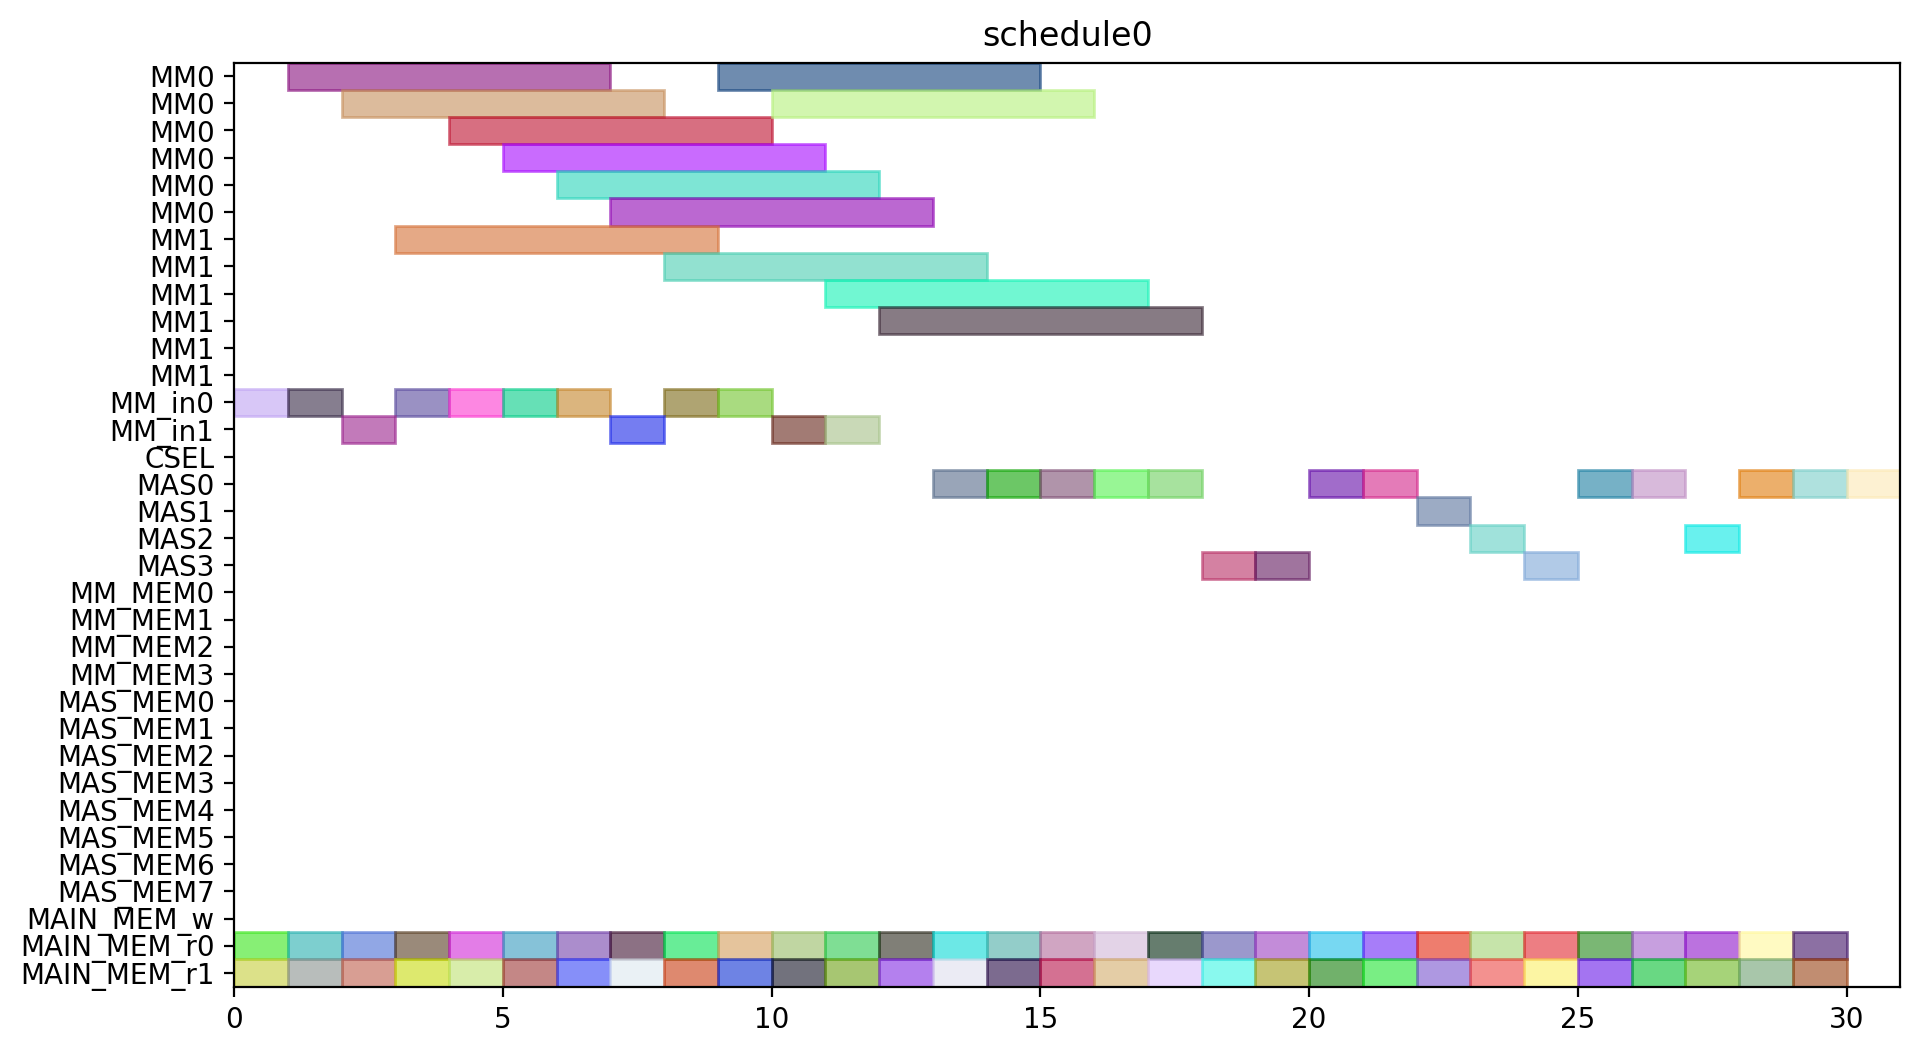

Recreate this plot in Python.
from pyschedule import Scenario, solvers, plotters, alt


def solve():
	horizon = 120
	S = Scenario("schedule0", horizon=horizon)

	# resource
	MM = S.Resources('MM', num=2, size=6)
	MM_in = S.Resources('MM_in', num=2)
	CSEL = S.Resource('CSEL')
	MAS = S.Resources('MAS', num=4, size=1, periods=range(1, horizon))
	MM_MEM = S.Resources('MM_MEM', num=4)
	MAS_MEM = S.Resources('MAS_MEM', num=8)
	MAIN_MEM_w = S.Resource('MAIN_MEM_w', size=1)
	MAIN_MEM_r = S.Resources('MAIN_MEM_r', num=2)

	# result of previous scheduling

	# new tasks
	T1_t0 = S.Task('T1_t0', length=1, delay_cost=1)
	T1_t0 += alt(MAS)
	T1_t0_mem0 = S.Task('T1_t0_mem0', length=1, delay_cost=1)
	T1_t0_mem0 += MAIN_MEM_r[0]
	S += T1_t0_mem0 <= T1_t0

	T1_t0_mem1 = S.Task('T1_t0_mem1', length=1, delay_cost=1)
	T1_t0_mem1 += MAIN_MEM_r[1]
	S += T1_t0_mem1 <= T1_t0

	T1_t1 = S.Task('T1_t1', length=1, delay_cost=1)
	T1_t1 += alt(MAS)
	T1_t1_mem0 = S.Task('T1_t1_mem0', length=1, delay_cost=1)
	T1_t1_mem0 += MAIN_MEM_r[0]
	S += T1_t1_mem0 <= T1_t1

	T1_t1_mem1 = S.Task('T1_t1_mem1', length=1, delay_cost=1)
	T1_t1_mem1 += MAIN_MEM_r[1]
	S += T1_t1_mem1 <= T1_t1

	T1_t3 = S.Task('T1_t3', length=6, delay_cost=1)
	T1_t3 += alt(MM)
	T1_t3_in = S.Task('T1_t3_in', length=1, delay_cost=1)
	T1_t3_in += alt(MM_in)
	S += T1_t3_in*MM_in[0]<=T1_t3*MM[0]
	S += T1_t3_in*MM_in[1]<=T1_t3*MM[1]
	T1_t3_mem0 = S.Task('T1_t3_mem0', length=1, delay_cost=1)
	T1_t3_mem0 += MAIN_MEM_r[0]
	S += T1_t3_mem0 <= T1_t3

	T1_t3_mem1 = S.Task('T1_t3_mem1', length=1, delay_cost=1)
	T1_t3_mem1 += MAIN_MEM_r[1]
	S += T1_t3_mem1 <= T1_t3

	T2_t0 = S.Task('T2_t0', length=6, delay_cost=1)
	T2_t0 += alt(MM)
	T2_t0_in = S.Task('T2_t0_in', length=1, delay_cost=1)
	T2_t0_in += alt(MM_in)
	S += T2_t0_in*MM_in[0]<=T2_t0*MM[0]
	S += T2_t0_in*MM_in[1]<=T2_t0*MM[1]
	T2_t0_mem0 = S.Task('T2_t0_mem0', length=1, delay_cost=1)
	T2_t0_mem0 += MAIN_MEM_r[0]
	S += T2_t0_mem0 <= T2_t0

	T2_t0_mem1 = S.Task('T2_t0_mem1', length=1, delay_cost=1)
	T2_t0_mem1 += MAIN_MEM_r[1]
	S += T2_t0_mem1 <= T2_t0

	T2_t1 = S.Task('T2_t1', length=6, delay_cost=1)
	T2_t1 += alt(MM)
	T2_t1_in = S.Task('T2_t1_in', length=1, delay_cost=1)
	T2_t1_in += alt(MM_in)
	S += T2_t1_in*MM_in[0]<=T2_t1*MM[0]
	S += T2_t1_in*MM_in[1]<=T2_t1*MM[1]
	T2_t1_mem0 = S.Task('T2_t1_mem0', length=1, delay_cost=1)
	T2_t1_mem0 += MAIN_MEM_r[0]
	S += T2_t1_mem0 <= T2_t1

	T2_t1_mem1 = S.Task('T2_t1_mem1', length=1, delay_cost=1)
	T2_t1_mem1 += MAIN_MEM_r[1]
	S += T2_t1_mem1 <= T2_t1

	T2_t2 = S.Task('T2_t2', length=1, delay_cost=1)
	T2_t2 += alt(MAS)
	T2_t2_mem0 = S.Task('T2_t2_mem0', length=1, delay_cost=1)
	T2_t2_mem0 += MAIN_MEM_r[0]
	S += T2_t2_mem0 <= T2_t2

	T2_t2_mem1 = S.Task('T2_t2_mem1', length=1, delay_cost=1)
	T2_t2_mem1 += MAIN_MEM_r[1]
	S += T2_t2_mem1 <= T2_t2

	T2_t3 = S.Task('T2_t3', length=1, delay_cost=1)
	T2_t3 += alt(MAS)
	T2_t3_mem0 = S.Task('T2_t3_mem0', length=1, delay_cost=1)
	T2_t3_mem0 += MAIN_MEM_r[0]
	S += T2_t3_mem0 <= T2_t3

	T2_t3_mem1 = S.Task('T2_t3_mem1', length=1, delay_cost=1)
	T2_t3_mem1 += MAIN_MEM_r[1]
	S += T2_t3_mem1 <= T2_t3

	T3_t0 = S.Task('T3_t0', length=6, delay_cost=1)
	T3_t0 += alt(MM)
	T3_t0_in = S.Task('T3_t0_in', length=1, delay_cost=1)
	T3_t0_in += alt(MM_in)
	S += T3_t0_in*MM_in[0]<=T3_t0*MM[0]
	S += T3_t0_in*MM_in[1]<=T3_t0*MM[1]
	T3_t0_mem0 = S.Task('T3_t0_mem0', length=1, delay_cost=1)
	T3_t0_mem0 += MAIN_MEM_r[0]
	S += T3_t0_mem0 <= T3_t0

	T3_t0_mem1 = S.Task('T3_t0_mem1', length=1, delay_cost=1)
	T3_t0_mem1 += MAIN_MEM_r[1]
	S += T3_t0_mem1 <= T3_t0

	T3_t1 = S.Task('T3_t1', length=6, delay_cost=1)
	T3_t1 += alt(MM)
	T3_t1_in = S.Task('T3_t1_in', length=1, delay_cost=1)
	T3_t1_in += alt(MM_in)
	S += T3_t1_in*MM_in[0]<=T3_t1*MM[0]
	S += T3_t1_in*MM_in[1]<=T3_t1*MM[1]
	T3_t1_mem0 = S.Task('T3_t1_mem0', length=1, delay_cost=1)
	T3_t1_mem0 += MAIN_MEM_r[0]
	S += T3_t1_mem0 <= T3_t1

	T3_t1_mem1 = S.Task('T3_t1_mem1', length=1, delay_cost=1)
	T3_t1_mem1 += MAIN_MEM_r[1]
	S += T3_t1_mem1 <= T3_t1

	T3_t2 = S.Task('T3_t2', length=1, delay_cost=1)
	T3_t2 += alt(MAS)
	T3_t2_mem0 = S.Task('T3_t2_mem0', length=1, delay_cost=1)
	T3_t2_mem0 += MAIN_MEM_r[0]
	S += T3_t2_mem0 <= T3_t2

	T3_t2_mem1 = S.Task('T3_t2_mem1', length=1, delay_cost=1)
	T3_t2_mem1 += MAIN_MEM_r[1]
	S += T3_t2_mem1 <= T3_t2

	T3_t3 = S.Task('T3_t3', length=1, delay_cost=1)
	T3_t3 += alt(MAS)
	T3_t3_mem0 = S.Task('T3_t3_mem0', length=1, delay_cost=1)
	T3_t3_mem0 += MAIN_MEM_r[0]
	S += T3_t3_mem0 <= T3_t3

	T3_t3_mem1 = S.Task('T3_t3_mem1', length=1, delay_cost=1)
	T3_t3_mem1 += MAIN_MEM_r[1]
	S += T3_t3_mem1 <= T3_t3

	T4_t0 = S.Task('T4_t0', length=6, delay_cost=1)
	T4_t0 += alt(MM)
	T4_t0_in = S.Task('T4_t0_in', length=1, delay_cost=1)
	T4_t0_in += alt(MM_in)
	S += T4_t0_in*MM_in[0]<=T4_t0*MM[0]
	S += T4_t0_in*MM_in[1]<=T4_t0*MM[1]
	T4_t0_mem0 = S.Task('T4_t0_mem0', length=1, delay_cost=1)
	T4_t0_mem0 += MAIN_MEM_r[0]
	S += T4_t0_mem0 <= T4_t0

	T4_t0_mem1 = S.Task('T4_t0_mem1', length=1, delay_cost=1)
	T4_t0_mem1 += MAIN_MEM_r[1]
	S += T4_t0_mem1 <= T4_t0

	T4_t1 = S.Task('T4_t1', length=6, delay_cost=1)
	T4_t1 += alt(MM)
	T4_t1_in = S.Task('T4_t1_in', length=1, delay_cost=1)
	T4_t1_in += alt(MM_in)
	S += T4_t1_in*MM_in[0]<=T4_t1*MM[0]
	S += T4_t1_in*MM_in[1]<=T4_t1*MM[1]
	T4_t1_mem0 = S.Task('T4_t1_mem0', length=1, delay_cost=1)
	T4_t1_mem0 += MAIN_MEM_r[0]
	S += T4_t1_mem0 <= T4_t1

	T4_t1_mem1 = S.Task('T4_t1_mem1', length=1, delay_cost=1)
	T4_t1_mem1 += MAIN_MEM_r[1]
	S += T4_t1_mem1 <= T4_t1

	T4_t2 = S.Task('T4_t2', length=1, delay_cost=1)
	T4_t2 += alt(MAS)
	T4_t2_mem0 = S.Task('T4_t2_mem0', length=1, delay_cost=1)
	T4_t2_mem0 += MAIN_MEM_r[0]
	S += T4_t2_mem0 <= T4_t2

	T4_t2_mem1 = S.Task('T4_t2_mem1', length=1, delay_cost=1)
	T4_t2_mem1 += MAIN_MEM_r[1]
	S += T4_t2_mem1 <= T4_t2

	T4_t3 = S.Task('T4_t3', length=1, delay_cost=1)
	T4_t3 += alt(MAS)
	T4_t3_mem0 = S.Task('T4_t3_mem0', length=1, delay_cost=1)
	T4_t3_mem0 += MAIN_MEM_r[0]
	S += T4_t3_mem0 <= T4_t3

	T4_t3_mem1 = S.Task('T4_t3_mem1', length=1, delay_cost=1)
	T4_t3_mem1 += MAIN_MEM_r[1]
	S += T4_t3_mem1 <= T4_t3

	T5_t0 = S.Task('T5_t0', length=1, delay_cost=1)
	T5_t0 += alt(MAS)
	T5_t0_mem0 = S.Task('T5_t0_mem0', length=1, delay_cost=1)
	T5_t0_mem0 += MAIN_MEM_r[0]
	S += T5_t0_mem0 <= T5_t0

	T5_t0_mem1 = S.Task('T5_t0_mem1', length=1, delay_cost=1)
	T5_t0_mem1 += MAIN_MEM_r[1]
	S += T5_t0_mem1 <= T5_t0

	T5_t1 = S.Task('T5_t1', length=1, delay_cost=1)
	T5_t1 += alt(MAS)
	T5_t1_mem0 = S.Task('T5_t1_mem0', length=1, delay_cost=1)
	T5_t1_mem0 += MAIN_MEM_r[0]
	S += T5_t1_mem0 <= T5_t1

	T5_t1_mem1 = S.Task('T5_t1_mem1', length=1, delay_cost=1)
	T5_t1_mem1 += MAIN_MEM_r[1]
	S += T5_t1_mem1 <= T5_t1

	T5_t3 = S.Task('T5_t3', length=6, delay_cost=1)
	T5_t3 += alt(MM)
	T5_t3_in = S.Task('T5_t3_in', length=1, delay_cost=1)
	T5_t3_in += alt(MM_in)
	S += T5_t3_in*MM_in[0]<=T5_t3*MM[0]
	S += T5_t3_in*MM_in[1]<=T5_t3*MM[1]
	T5_t3_mem0 = S.Task('T5_t3_mem0', length=1, delay_cost=1)
	T5_t3_mem0 += MAIN_MEM_r[0]
	S += T5_t3_mem0 <= T5_t3

	T5_t3_mem1 = S.Task('T5_t3_mem1', length=1, delay_cost=1)
	T5_t3_mem1 += MAIN_MEM_r[1]
	S += T5_t3_mem1 <= T5_t3

	T6_t0 = S.Task('T6_t0', length=6, delay_cost=1)
	T6_t0 += alt(MM)
	T6_t0_in = S.Task('T6_t0_in', length=1, delay_cost=1)
	T6_t0_in += alt(MM_in)
	S += T6_t0_in*MM_in[0]<=T6_t0*MM[0]
	S += T6_t0_in*MM_in[1]<=T6_t0*MM[1]
	T6_t0_mem0 = S.Task('T6_t0_mem0', length=1, delay_cost=1)
	T6_t0_mem0 += MAIN_MEM_r[0]
	S += T6_t0_mem0 <= T6_t0

	T6_t0_mem1 = S.Task('T6_t0_mem1', length=1, delay_cost=1)
	T6_t0_mem1 += MAIN_MEM_r[1]
	S += T6_t0_mem1 <= T6_t0

	T6_t1 = S.Task('T6_t1', length=6, delay_cost=1)
	T6_t1 += alt(MM)
	T6_t1_in = S.Task('T6_t1_in', length=1, delay_cost=1)
	T6_t1_in += alt(MM_in)
	S += T6_t1_in*MM_in[0]<=T6_t1*MM[0]
	S += T6_t1_in*MM_in[1]<=T6_t1*MM[1]
	T6_t1_mem0 = S.Task('T6_t1_mem0', length=1, delay_cost=1)
	T6_t1_mem0 += MAIN_MEM_r[0]
	S += T6_t1_mem0 <= T6_t1

	T6_t1_mem1 = S.Task('T6_t1_mem1', length=1, delay_cost=1)
	T6_t1_mem1 += MAIN_MEM_r[1]
	S += T6_t1_mem1 <= T6_t1

	T6_t2 = S.Task('T6_t2', length=1, delay_cost=1)
	T6_t2 += alt(MAS)
	T6_t2_mem0 = S.Task('T6_t2_mem0', length=1, delay_cost=1)
	T6_t2_mem0 += MAIN_MEM_r[0]
	S += T6_t2_mem0 <= T6_t2

	T6_t2_mem1 = S.Task('T6_t2_mem1', length=1, delay_cost=1)
	T6_t2_mem1 += MAIN_MEM_r[1]
	S += T6_t2_mem1 <= T6_t2

	T6_t3 = S.Task('T6_t3', length=1, delay_cost=1)
	T6_t3 += alt(MAS)
	T6_t3_mem0 = S.Task('T6_t3_mem0', length=1, delay_cost=1)
	T6_t3_mem0 += MAIN_MEM_r[0]
	S += T6_t3_mem0 <= T6_t3

	T6_t3_mem1 = S.Task('T6_t3_mem1', length=1, delay_cost=1)
	T6_t3_mem1 += MAIN_MEM_r[1]
	S += T6_t3_mem1 <= T6_t3

	T7_t0 = S.Task('T7_t0', length=6, delay_cost=1)
	T7_t0 += alt(MM)
	T7_t0_in = S.Task('T7_t0_in', length=1, delay_cost=1)
	T7_t0_in += alt(MM_in)
	S += T7_t0_in*MM_in[0]<=T7_t0*MM[0]
	S += T7_t0_in*MM_in[1]<=T7_t0*MM[1]
	T7_t0_mem0 = S.Task('T7_t0_mem0', length=1, delay_cost=1)
	T7_t0_mem0 += MAIN_MEM_r[0]
	S += T7_t0_mem0 <= T7_t0

	T7_t0_mem1 = S.Task('T7_t0_mem1', length=1, delay_cost=1)
	T7_t0_mem1 += MAIN_MEM_r[1]
	S += T7_t0_mem1 <= T7_t0

	T7_t1 = S.Task('T7_t1', length=6, delay_cost=1)
	T7_t1 += alt(MM)
	T7_t1_in = S.Task('T7_t1_in', length=1, delay_cost=1)
	T7_t1_in += alt(MM_in)
	S += T7_t1_in*MM_in[0]<=T7_t1*MM[0]
	S += T7_t1_in*MM_in[1]<=T7_t1*MM[1]
	T7_t1_mem0 = S.Task('T7_t1_mem0', length=1, delay_cost=1)
	T7_t1_mem0 += MAIN_MEM_r[0]
	S += T7_t1_mem0 <= T7_t1

	T7_t1_mem1 = S.Task('T7_t1_mem1', length=1, delay_cost=1)
	T7_t1_mem1 += MAIN_MEM_r[1]
	S += T7_t1_mem1 <= T7_t1

	T7_t2 = S.Task('T7_t2', length=1, delay_cost=1)
	T7_t2 += alt(MAS)
	T7_t2_mem0 = S.Task('T7_t2_mem0', length=1, delay_cost=1)
	T7_t2_mem0 += MAIN_MEM_r[0]
	S += T7_t2_mem0 <= T7_t2

	T7_t2_mem1 = S.Task('T7_t2_mem1', length=1, delay_cost=1)
	T7_t2_mem1 += MAIN_MEM_r[1]
	S += T7_t2_mem1 <= T7_t2

	T7_t3 = S.Task('T7_t3', length=1, delay_cost=1)
	T7_t3 += alt(MAS)
	T7_t3_mem0 = S.Task('T7_t3_mem0', length=1, delay_cost=1)
	T7_t3_mem0 += MAIN_MEM_r[0]
	S += T7_t3_mem0 <= T7_t3

	T7_t3_mem1 = S.Task('T7_t3_mem1', length=1, delay_cost=1)
	T7_t3_mem1 += MAIN_MEM_r[1]
	S += T7_t3_mem1 <= T7_t3

	T8_t2 = S.Task('T8_t2', length=1, delay_cost=1)
	T8_t2 += alt(MAS)
	T8_t2_mem0 = S.Task('T8_t2_mem0', length=1, delay_cost=1)
	T8_t2_mem0 += MAIN_MEM_r[0]
	S += T8_t2_mem0 <= T8_t2

	T8_t2_mem1 = S.Task('T8_t2_mem1', length=1, delay_cost=1)
	T8_t2_mem1 += MAIN_MEM_r[1]
	S += T8_t2_mem1 <= T8_t2

	T9_t2 = S.Task('T9_t2', length=1, delay_cost=1)
	T9_t2 += alt(MAS)
	T9_t2_mem0 = S.Task('T9_t2_mem0', length=1, delay_cost=1)
	T9_t2_mem0 += MAIN_MEM_r[0]
	S += T9_t2_mem0 <= T9_t2

	T9_t2_mem1 = S.Task('T9_t2_mem1', length=1, delay_cost=1)
	T9_t2_mem1 += MAIN_MEM_r[1]
	S += T9_t2_mem1 <= T9_t2

	T10_t2 = S.Task('T10_t2', length=1, delay_cost=1)
	T10_t2 += alt(MAS)
	T10_t2_mem0 = S.Task('T10_t2_mem0', length=1, delay_cost=1)
	T10_t2_mem0 += MAIN_MEM_r[0]
	S += T10_t2_mem0 <= T10_t2

	T10_t2_mem1 = S.Task('T10_t2_mem1', length=1, delay_cost=1)
	T10_t2_mem1 += MAIN_MEM_r[1]
	S += T10_t2_mem1 <= T10_t2

	T11_t2 = S.Task('T11_t2', length=1, delay_cost=1)
	T11_t2 += alt(MAS)
	T11_t2_mem0 = S.Task('T11_t2_mem0', length=1, delay_cost=1)
	T11_t2_mem0 += MAIN_MEM_r[0]
	S += T11_t2_mem0 <= T11_t2

	T11_t2_mem1 = S.Task('T11_t2_mem1', length=1, delay_cost=1)
	T11_t2_mem1 += MAIN_MEM_r[1]
	S += T11_t2_mem1 <= T11_t2

	solvers.mip.solve(S,msg=1,kind='CPLEX',ratio_gap=1.01)

	solution = [['hoge']*len(S.solution()[1]) for i in range(len(S.solution()))]
	for i in range(len(S.solution())):
		for j in range(len(S.solution()[i])):
			solution[i][j]=str(S.solution()[i][j])
	print(solution)

	cycles = int(solution[-1][3])

	pic_file_name = "/home/mfukuda/ABE/multiRAM_multiMAS_16mux/scheduling_result/stage6MM2_stage1MAS4/EP2_LADDERMUL/schedule0.png"
	if(S.solution() != []):
		plotters.matplotlib.plot(S,img_filename=pic_file_name, show_task_labels=False, fig_size=(cycles*0.25+3, 6))

	return solution
